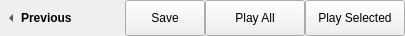
            <widget class="QFrame" name="frame_2">
             <property name="sizePolicy">
              <sizepolicy hsizetype="Preferred" vsizetype="Fixed">
               <horstretch>0</horstretch>
               <verstretch>0</verstretch>
              </sizepolicy>
             </property>
             <property name="minimumSize">
              <size>
               <width>0</width>
               <height>36</height>
              </size>
             </property>
             <property name="maximumSize">
              <size>
               <width>16777215</width>
               <height>36</height>
              </size>
             </property>
             <property name="frameShape">
              <enum>QFrame::NoFrame</enum>
             </property>
             <property name="frameShadow">
              <enum>QFrame::Raised</enum>
             </property>
             <layout class="QHBoxLayout" name="horizontalLayout_5">
              <property name="spacing">
               <number>0</number>
              </property>
              <property name="margin">
               <number>0</number>
              </property>
              <item>
               <widget class="QToolButton" name="previous">
                <property name="sizePolicy">
                 <sizepolicy hsizetype="Preferred" vsizetype="Preferred">
                  <horstretch>0</horstretch>
                  <verstretch>0</verstretch>
                 </sizepolicy>
                </property>
                <property name="font">
                 <font>
                  <weight>75</weight>
                  <bold>true</bold>
                 </font>
                </property>
                <property name="autoFillBackground">
                 <bool>false</bool>
                </property>
                <property name="text">
                 <string>Previous</string>
                </property>
                <property name="toolButtonStyle">
                 <enum>Qt::ToolButtonTextBesideIcon</enum>
                </property>
                <property name="autoRaise">
                 <bool>true</bool>
                </property>
                <property name="arrowType">
                 <enum>Qt::LeftArrow</enum>
                </property>
               </widget>
              </item>
              <item>
               <spacer name="horizontalSpacer_4">
                <property name="orientation">
                 <enum>Qt::Horizontal</enum>
                </property>
                <property name="sizeHint" stdset="0">
                 <size>
                  <width>40</width>
                  <height>20</height>
                 </size>
                </property>
               </spacer>
              </item>
              <item>
               <widget class="QPushButton" name="saveInfo">
                <property name="sizePolicy">
                 <sizepolicy hsizetype="Minimum" vsizetype="Expanding">
                  <horstretch>0</horstretch>
                  <verstretch>0</verstretch>
                 </sizepolicy>
                </property>
                <property name="text">
                 <string>Save</string>
                </property>
                <property name="icon">
                 <iconset>
                  <normaloff>convenience/document-save.png</normaloff>convenience/document-save.png</iconset>
                </property>
               </widget>
              </item>
              <item>
               <widget class="QPushButton" name="playAll">
                <property name="sizePolicy">
                 <sizepolicy hsizetype="Minimum" vsizetype="Preferred">
                  <horstretch>0</horstretch>
                  <verstretch>0</verstretch>
                 </sizepolicy>
                </property>
                <property name="minimumSize">
                 <size>
                  <width>100</width>
                  <height>32</height>
                 </size>
                </property>
                <property name="toolTip">
                 <string>Play all media in list</string>
                </property>
                <property name="styleSheet">
                 <string/>
                </property>
                <property name="text">
                 <string>Play All</string>
                </property>
                <property name="icon">
                 <iconset>
                  <normaloff>convenience/media-playback-start16.png</normaloff>convenience/media-playback-start16.png</iconset>
                </property>
               </widget>
              </item>
              <item>
               <widget class="QPushButton" name="playSelected">
                <property name="sizePolicy">
                 <sizepolicy hsizetype="Minimum" vsizetype="Preferred">
                  <horstretch>0</horstretch>
                  <verstretch>0</verstretch>
                 </sizepolicy>
                </property>
                <property name="minimumSize">
                 <size>
                  <width>100</width>
                  <height>32</height>
                 </size>
                </property>
                <property name="toolTip">
                 <string>Play selected media in list</string>
                </property>
                <property name="text">
                 <string>Play Selected</string>
                </property>
                <property name="icon">
                 <iconset>
                  <normaloff>convenience/media-playback-start16.png</normaloff>convenience/media-playback-start16.png</iconset>
                </property>
               </widget>
              </item>
             </layout>
            </widget>
